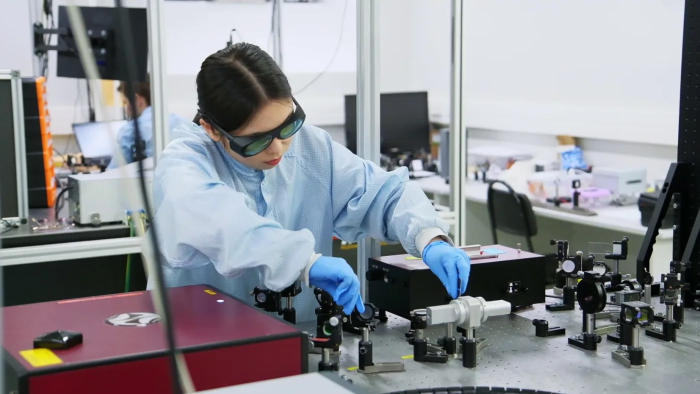
#> input picture assets/img/education.webp, 1400 x 788 px (shown at 1/2 size)
$ python -i photos.py   (imports and definitions only)
#> lines starting #> are read from the running program, lines starting #| are printed output that depends on the picture
#> further down, picture is the input picture: PIL image 1400x788 RGB; mean R, G, B 139.1, 141.2, 146.8
"""Переносит фотографии новостей из папки data/photos в site/assets/img.

Владелец складывает снимки под номером новости из анкеты: 1.jpg — новость 1, 7.png — седьмая.
Из каждого снимка делается два кадра, потому что места на странице разные:

- карточка и новость месяца: 3:2, файл news-<имя новости>.webp;
- окно новости: колонка почти квадратная, файл news-<имя новости>-popup.webp.

Кадр выбирается по лицам (каскад OpenCV): все найденные лица попадают внутрь, а их центр
встает в верхнюю треть кадра, поэтому люди не обрезаются по макушку и по пояс. Если лиц
не нашлось, кадр берется по центру и чуть выше середины.

Оригиналы в репозиторий не кладем, на сайт идет только сжатая копия.

Запуск: python tools/news/photos.py [--dry] [--src ПУТЬ] [--file ПУТЬ --for ИД-НОВОСТИ]
"""
import argparse
import hashlib
import pathlib
import re
import sys

import cv2
import numpy as np
from PIL import Image, ImageOps

sys.path.insert(0, str(pathlib.Path(__file__).resolve().parents[1]))
from lib.paths import IMG, NEWS as STORE, PHOTOS as SRC
from lib.store import load
from news.form import write_store  # порядок новостей и запись хранилища живут там
# ширина и соотношение сторон для двух мест на странице. Числа из макета:
# карточка 520x330 и новость месяца 900x559 это 3:2, колонка окна новости 900x990
SIZES = {"": (1600, 3 / 2), "-popup": (1100, 900 / 990)}
QUALITY = 80
FACE_TOP = 0.38   # куда по высоте кадра ставим центр лиц
HEAD = 0.9        # запас над лицом на макушку, в высотах лица

# Снимки, где каскад ошибается (принял за лицо светильник, блик, складку халата) и кадр
# приходится задать руками: at это где лицо на исходнике, put это куда его поставить
# в кадре, обе доли считаются от высоты сверху.
FRAMES = {
    "valiev-scholarship": {"at": 0.30, "put": 0.30},   # лицо Марии, сверху был потолок
    "melchakova-join": {"at": 0.39, "put": 0.50},      # портрет Юлии, срезало макушку
    # владелец сказал, что должно остаться в кадре (22.09.2026)
    "everest-2025": {"at": 0.50, "put": 0.50, "at_x": 0.49},          # Мартин почти в рост
    "photonics-expo-2025": {"at": 0.54, "put": 0.50, "at_x": 0.38},   # все трое у стенда
    "itmo-collab-2026": {"at": 0.50, "put": 0.50, "at_x": 0.53},      # Павел с микрофоном по центру
}
BLIND_TOP = 0.42  # то же, когда лиц не нашлось: кадр чуть выше середины


def faces_of(image):
    """Прямоугольники лиц на снимке. Пустой список, если лиц не нашлось.

    Каскад ловит и лишнее (узор на стене, блик на приборе), поэтому мелочь отсеиваем:
    остаются лица не меньше половины самого крупного и без наложений друг на друга.
    """
    gray = cv2.cvtColor(np.array(image), cv2.COLOR_RGB2GRAY)
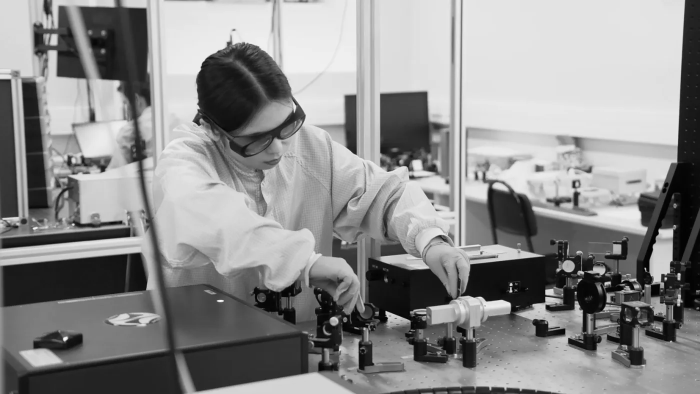
#> gray: shape (788, 1400) (shown at 1/2 size); min 0, max 255, mean 141.2
    gray = cv2.equalizeHist(gray)
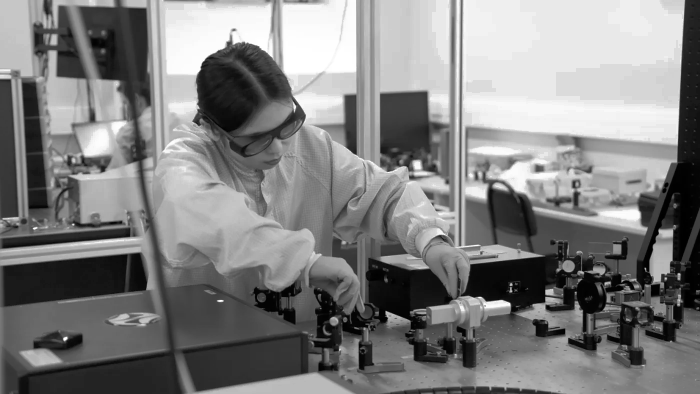
#> gray: shape (788, 1400) (shown at 1/2 size); min 0, max 255, mean 128.6
    side = max(24, min(image.size) // 22)
#> side = 35
    found = []
    for name in ("haarcascade_frontalface_default.xml", "haarcascade_profileface.xml"):
        cascade = cv2.CascadeClassifier(cv2.data.haarcascades + name)
        found += [tuple(int(v) for v in box) for box in
                  cascade.detectMultiScale(gray, 1.1, 6, minSize=(side, side))]
#> after the loop, found = []
    if not found:
        return []
    found.sort(key=lambda b: b[2] * b[3], reverse=True)
    biggest = found[0]
    kept = []
    for x, y, w, h in found:
        if w < biggest[2] / 2:
            continue
        # то же лицо, найденное вторым каскадом, не считаем дважды
        if any(abs(x - kx) < kw / 2 and abs(y - ky) < kh / 2 for kx, ky, kw, kh in kept):
            continue
        # каскад принимает за лицо светильник на потолке или блик на приборе, и такой
        # ложный «сосед» уводит кадр. Люди на снимке стоят рядом, поэтому берем только тех,
        # кто держится возле самого крупного лица
        far = abs((y + h / 2) - (biggest[1] + biggest[3] / 2)) > 3 * biggest[3] \
            or abs((x + w / 2) - (biggest[0] + biggest[2] / 2)) > 4 * biggest[2]
        if far:
            continue
        kept.append((x, y, w, h))
    # одинокая мелкая находка это почти всегда не лицо: портрет снимают крупно,
    # а на групповом снимке лиц много. Тогда лучше кадрировать по центру
    if len(kept) < 3 and biggest[2] < min(image.size) * 0.05:
        return []
    return kept


# [143 lines left out: functions crop_box, save, stamp, one_photo, main, not called in this run]


# [2 lines not run here, left out]

>>> from PIL import Image
>>> picture = Image.open('../../assets/img/education.webp')
>>> result = faces_of(picture)
#> result = []

$ run again, on assets/img/hero-news.webp
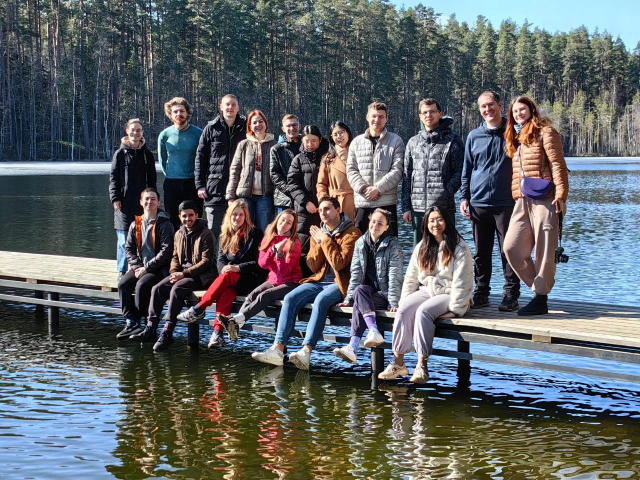
#> input picture assets/img/hero-news.webp, 1280 x 960 px (shown at 1/2 size)
#> picture is the input picture: PIL image 1280x960 RGB; mean R, G, B 93.5, 98.2, 100.3
#> in faces_of, `gray = cv2.cvtColor(np.array(image), cv2.COLOR_RGB2GRAY)`:
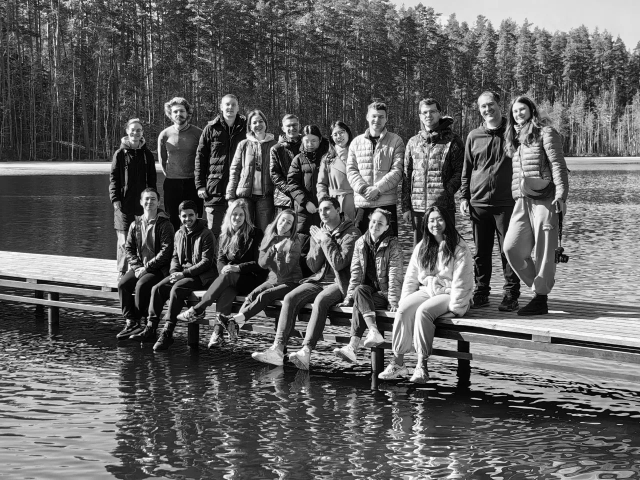
#> gray: shape (960, 1280) (shown at 1/2 size); min 0, max 255, mean 97
#> in faces_of, `gray = cv2.equalizeHist(gray)`:
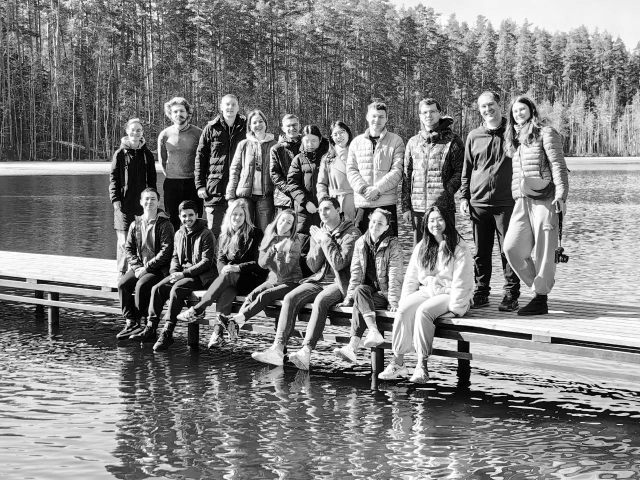
#> gray: shape (960, 1280) (shown at 1/2 size); min 0, max 255, mean 128
#> biggest = (992, 240, 107, 107)
#> the loop in faces_of, `for x, y, w, h in found:` made 13 passes
#> (x, y, w, h) on passes 3 to 10: (632, 395, 52, 52), (434, 188, 51, 51), (899, 418, 51, 51), (952, 192, 50, 50), (833, 206, 49, 49), (731, 214, 49, 49), (274, 378, 49, 49), (849, 421, 49, 49)
#> after the loop in faces_of, `for x, y, w, h in found:`: kept = [(992, 240, 107, 107), (788, 436, 54, 54)]

$ run again, on assets/img/hero-publications.webp
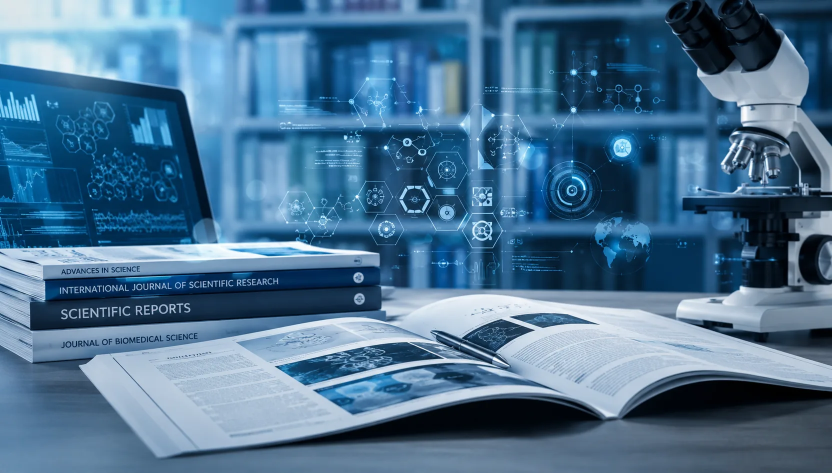
#> input picture assets/img/hero-publications.webp, 1664 x 945 px (shown at 1/2 size)
#> picture is the input picture: PIL image 1664x945 RGB; mean R, G, B 75.2, 114.4, 145.4
#> in faces_of, `gray = cv2.cvtColor(np.array(image), cv2.COLOR_RGB2GRAY)`:
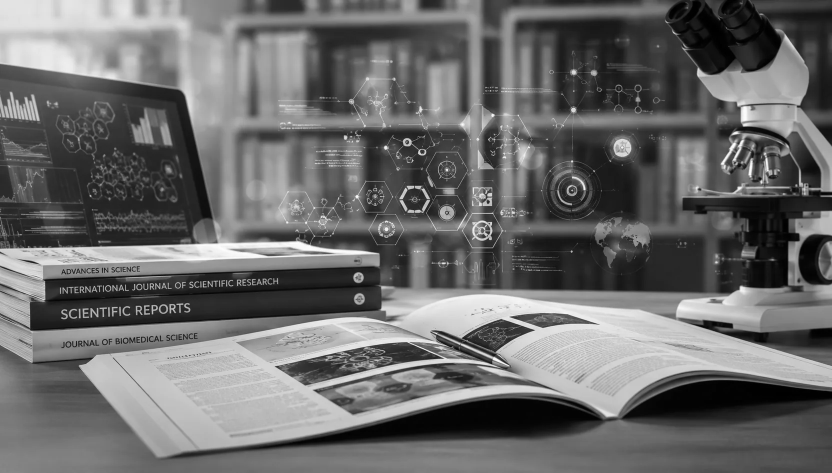
#> gray: shape (945, 1664) (shown at 1/2 size); min 0, max 255, mean 106.2
#> in faces_of, `gray = cv2.equalizeHist(gray)`:
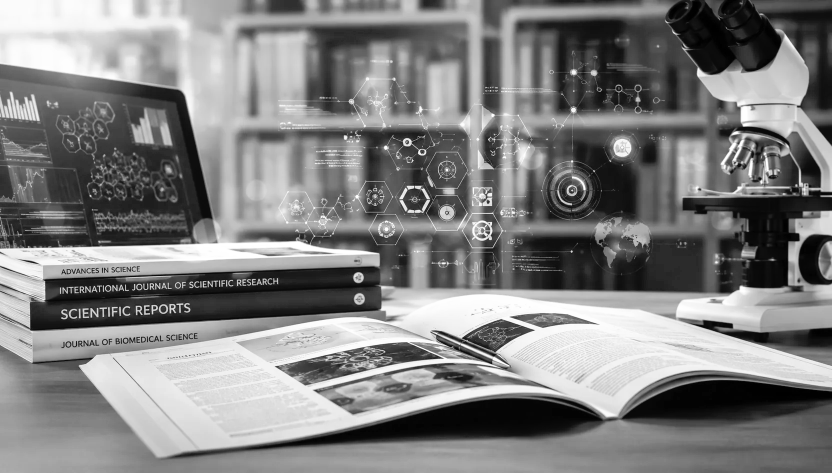
#> gray: shape (945, 1664) (shown at 1/2 size); min 0, max 255, mean 128.1
#> the loop in faces_of, `for name in ("haarcascade_frontalface_default.xml", "haarcascade_profi..` made 2 passes
#> found on passes 1 to 2: [(1217, 262, 53, 53)], [(1217, 262, 53, 53)]
#> biggest = (1217, 262, 53, 53)
#> the loop in faces_of, `for x, y, w, h in found:` made 1 pass
#> after the loop in faces_of, `for x, y, w, h in found:`: kept = [(1217, 262, 53, 53)]
